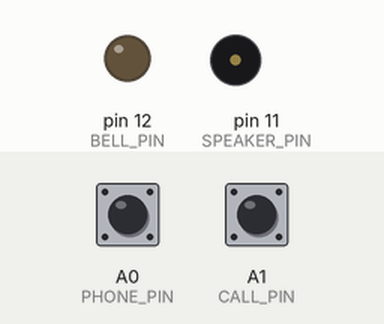
A sketch run on a simulated Arduino Uno, built with avr-gcc and run on an emulated ATmega328P. On the bench: output pins drawn as LEDs (lit = HIGH), buzzer (waves = sounding, pin HIGH). Dashed ring = blinking. The test bench sets the inputs (shaded band); at power-on: A1 (CALL_PIN) HIGH, A0 (PHONE_PIN) HIGH.

Above: at 1.2 s.
1.3 s: A1 (CALL_PIN) pulled LOW for 0.15 s
At 2.1 s:
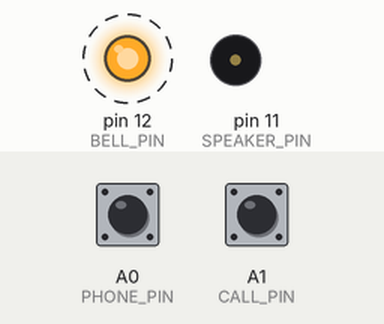
4.4 s: A0 (PHONE_PIN) pulled LOW for 1 s
At 6.6 s:
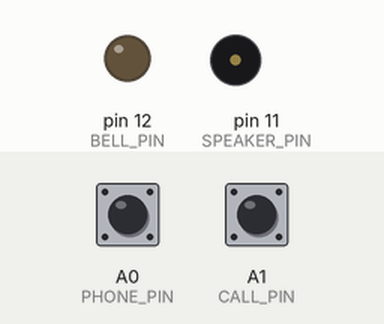
6.9 s: A1 (CALL_PIN) pulled LOW for 1 s
At 7.6 s:
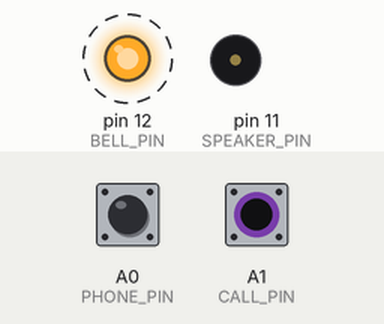
10.9 s: A0 (PHONE_PIN) pulled LOW for 0.15 s
At 12.2 s:
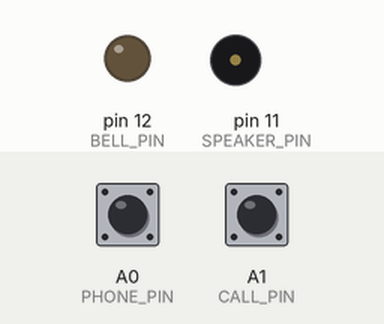
Timing chart, 0 to 13.5 s (numbered marks = the images above; inputs shaded):
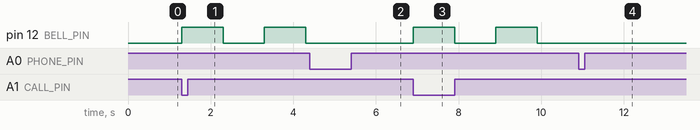

Measured:
- after the input at 1.3 s, pin 12 (BELL_PIN): alternates HIGH for 1.0 s and LOW for 1.0 s, starting at once
- after the input at 4.4 s, pin 12 (BELL_PIN): stays LOW (without the input it goes to HIGH after 0.90 s)
- after the input at 6.9 s, pin 12 (BELL_PIN): alternates HIGH for 1.0 s and LOW for 1.0 s, starting at once
- after the input at 10.9 s, pin 12 (BELL_PIN): stays LOW (without the input it goes to HIGH after 2.0 s)

The sketch:

sketch_feb19a.ino
```cpp
#define CALL_PIN A1
#define BELL_PIN 12
#define PHONE_PIN A0
#define SPEAKER_PIN 11

int callBtnState = 0;
boolean calling = false;
boolean callEnded = false;
int phoneState = 0;

unsigned long callEndTime = 0;
const long speakerDelay = 1000; // delay before enabling speaker (milliseconds)

unsigned long previousMillis = 0;
const long bellInterval = 1000; // interval at which the bell should toggle (milliseconds)

void setup() {
  pinMode(CALL_PIN, INPUT_PULLUP);
  pinMode(BELL_PIN, OUTPUT);

  pinMode(PHONE_PIN, INPUT_PULLUP);
  pinMode(SPEAKER_PIN, OUTPUT);
  Serial.begin(9600);
}

void loop() {
  callBtnState = digitalRead(CALL_PIN);
  phoneState = digitalRead(PHONE_PIN);
  //Serial.println(callBtnState);

  //LOW = Phone is not on stand
  if (phoneState == LOW && calling) {
    calling = false;
    callEnded = true;
    callEndTime = millis();
  }

  if (callEnded && millis() - callEndTime >= speakerDelay) {
    digitalWrite(SPEAKER_PIN, HIGH);
    callEnded = false;
  }

  //HIGH = Phone is on stand
  if (phoneState == HIGH && digitalRead(SPEAKER_PIN) == HIGH) {
    digitalWrite(SPEAKER_PIN, LOW);
  }

  if (callBtnState == LOW && !calling) { //LOW because it starts with HIGH on boot
    calling = true;
  }

  // Non-blocking delay using millis()
  if (calling) {
    unsigned long currentMillis = millis();

    if (currentMillis - previousMillis >= bellInterval) {
      // Save the current time
      previousMillis = currentMillis;

      // Toggle the bell
      if (digitalRead(BELL_PIN) == LOW) {
        digitalWrite(BELL_PIN, HIGH);
      } else {
        digitalWrite(BELL_PIN, LOW);
      }
    }
  } else {
    digitalWrite(BELL_PIN, LOW);
  }
}
```
